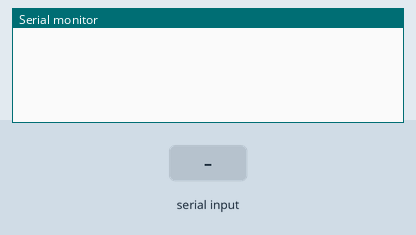
This sketch was run on a simulated Arduino Uno, built with avr-gcc and run on an emulated ATmega328P. Parts: the last lines printed to the serial monitor. The test bench sets the inputs (shaded band).

Above: at 1.2 s.
1.3 s: byte 43 (FORWARD) received over Serial
At 2.1 s:
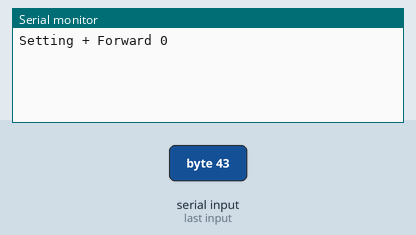
2.8 s: byte 45 (REVERSE) received over Serial
At 3.2 s:
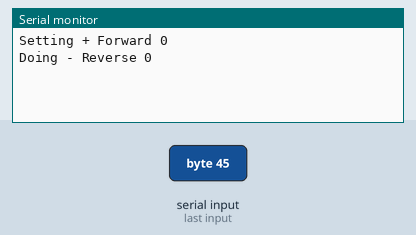
4.3 s: byte 97 (BOTHGo) received over Serial
At 5.5 s:
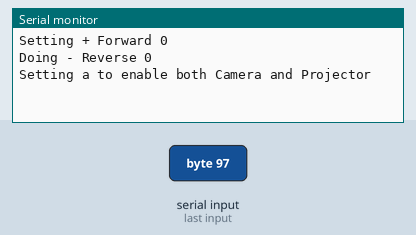
5.8 s: byte 112 (PROJGo) received over Serial
At 6.7 s:
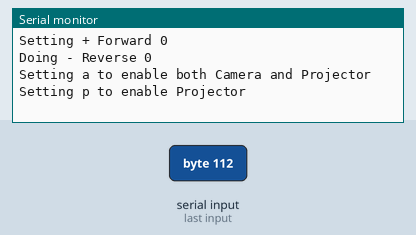
7.3 s: byte 99 (CAMGo) received over Serial
At 7.8 s:
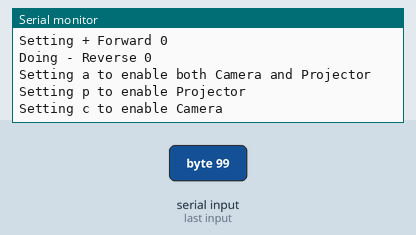
8.8 s: byte 105 (NOGo) received over Serial
At 10.2 s:
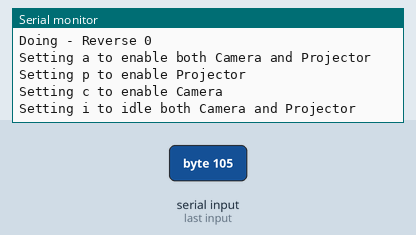

Measured:
- after the input at 1.3 s, the serial monitor: prints a new line at once (image 1)
- after the input at 2.8 s, the serial monitor: prints a new line at once (image 2)
- after the input at 4.3 s, the serial monitor: prints a new line at once (image 3)
- after the input at 5.8 s, the serial monitor: prints a new line at once (image 4)
- after the input at 7.3 s, the serial monitor: prints a new line at once (image 5)
- after the input at 8.8 s, the serial monitor: prints a new line at once (image 6)

The sketch:

TestEcho2.ino
```cpp
/*
 * Test Echo to see if LabView package sends and receives characters with the Arduino.
 */

#define BOTHGo 97 // Char a
#define CAMGo 99 // Char c
#define FORWARD 43 // Char +
#define REVERSE 45 // Char -
#define PROJGo 112 // Char p
#define NOGo 105 // Char i
#define HOME 104 // Char h
#define GO 103 // Char g
#define LOCK 108 // Char l
#define UNLOCK 117 //Char u
#define CAMRATIO 109 // Char m
#define PROJRATIO 110 // Char n
#define SHOW 115 // Char s
#define KILL 107 // Char k


char incomingByte = 0; // Bytes in Fnnn or Rnnn for direction and step count

void setup() {
  Serial.begin(38400); // start reading from serial line
}

void loop() {
  int i=0, steps=0; // general index

  boolean waiting=true; // Accumulate number and command

  while(waiting) { // - 2
    if(Serial.available() > 0) { // - 3
      incomingByte = Serial.read();
      if((incomingByte > 47) && (incomingByte < 58)) { // character is number, accumulate - 4
	steps = 10*steps + incomingByte-48;
      } // incoming 47-58 - 3

      if(incomingByte == FORWARD) { //if character is F select LOW (forward) - 4
        Serial.print("Setting ");
	Serial.print(incomingByte);
        Serial.print(" Forward ");
        Serial.println(steps, DEC);
      } // incoming = FORWARD "+"

      if(incomingByte == REVERSE) { //if character is R select HIGH (reverse) - 4
        Serial.print("Doing ");
	Serial.print(incomingByte);
        Serial.print(" Reverse ");
	Serial.println(steps, DEC);
      } // incoming = REVERSE "-"

      if(incomingByte == BOTHGo) { // character is "A" - 4
        Serial.print("Setting ");
	Serial.print(incomingByte);
	Serial.println(" to enable both Camera and Projector");
      }  // incoming = BOTHGo "A" - 3

      if(incomingByte == PROJGo) { // character is "P" - 4
        Serial.print("Setting ");
	Serial.print(incomingByte);
	Serial.println(" to enable Projector");
      }  // incoming = PROGGo "P" - 3

      if(incomingByte == CAMGo) {  // character is "C" - 4
        Serial.print("Setting ");
	Serial.print(incomingByte);
	Serial.println(" to enable Camera");
      }  // incoming = CAMGo "C" - 3

      if(incomingByte == NOGo) {  // character is "I" - 4
        Serial.print("Setting ");
	Serial.print(incomingByte);
	Serial.println(" to idle both Camera and Projector");
      }  // incoming = NOGo "I" - 3

      if(incomingByte == LOCK) {  // character is "L" - 4
        Serial.print("Setting ");
	Serial.print(incomingByte);
	Serial.println(" to lock to sensors");
      }  // incoming = NOGo "L" - 3

      if(incomingByte == UNLOCK) {  // character is "U" - 4
        Serial.print("Setting ");
	Serial.print(incomingByte);
	Serial.println(" to unlock from sensors");
      }  // incoming = NOGo "U" - 3

      if(incomingByte == SHOW) {  // character is "S" - 4
        Serial.print("Setting ");
	Serial.print(incomingByte);
	Serial.println(" to print sensor values");
      }  // incoming = NOGo "S" - 3

      if(incomingByte == KILL) {  // character is "K" - 4
        Serial.print("Setting ");
	Serial.print(incomingByte);
	Serial.println(" to kill pringout of sensor values");
      }  // incoming = NOGo "K" - 3

      if(incomingByte == HOME) { //H for home - 4
        steps = 2;
        Serial.print("Doing ");
	Serial.print(incomingByte);
	Serial.println(steps, DEC);
        waiting = false;
      }  // incoming = HOME "H" - 3

      if(incomingByte == CAMRATIO) { //M for multiple-Ratio - 4
        if(steps == 0) steps = 1;
        Serial.print("Setting Camera Ratio ");
	Serial.print(incomingByte);
	Serial.println(steps, DEC);
        steps = 0;
      }  // incoming = RATIO "M" - 3

      if(incomingByte == PROJRATIO) { //N for multiple-Ratio - 4
        if(steps == 0) steps = 1;
        Serial.print("Setting Projector Ratio ");
	Serial.print(incomingByte);
	Serial.println(steps, DEC);
        steps = 0;
      }  // incoming = RATIO "N" - 3

      if(incomingByte == GO) { //G to execute commands entered
        Serial.print("Executing ");
	Serial.print(incomingByte);
        Serial.print(" with steps = ");
	Serial.println(steps, DEC);
        Serial.flush();
        waiting = false; // execute commands
      }  // incoming = action "G" - 3

    } // if serial available - 2
  } // while waiting - 1
} // routine void - 0
```
